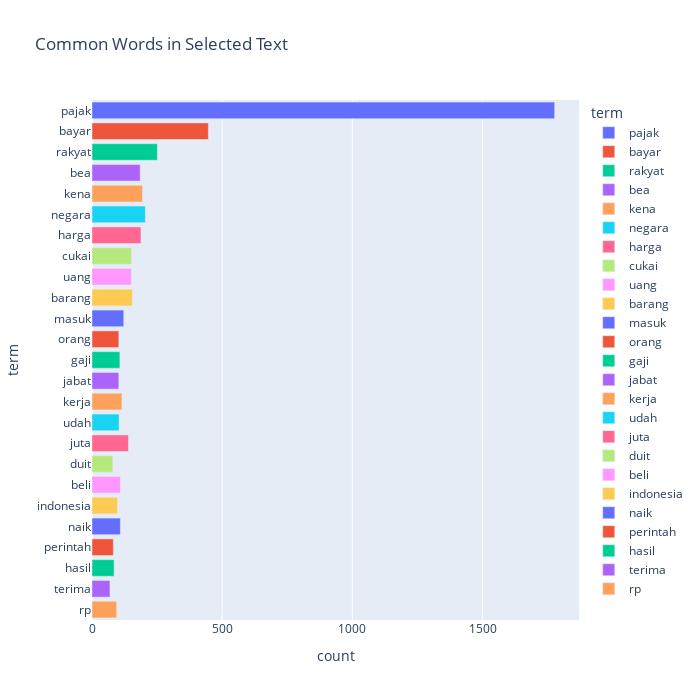

Notebook source saved alongside this figure:
### Markdown cell above
### Visualization

### Code cell
fig = px.bar(ranking.head(25), x="count", y="term", title='Common Words in Selected Text', orientation='h',  width=700, height=700, color='term')
fig.show()

### Figure 1 — Plotly figure (JSON) as saved in the notebook; plotly's stock layout.template omitted (floating-point values rounded to 4 significant figures)
{"data": [{"alignmentgroup": "True", "hovertemplate": "term=%{y}<br>count=%{x}<extra></extra>", "legendgroup": "pajak", "marker": {"color": "#636efa", "pattern": {"shape": ""}}, "name": "pajak", "offsetgroup": "pajak", "orientation": "h", "showlegend": true, "textposition": "auto", "type": "bar", "x": [1777], "xaxis": "x", "y": ["pajak"], "yaxis": "y"}, {"alignmentgroup": "True", "hovertemplate": "term=%{y}<br>count=%{x}<extra></extra>", "legendgroup": "bayar", "marker": {"color": "#EF553B", "pattern": {"shape": ""}}, "name": "bayar", "offsetgroup": "bayar", "orientation": "h", "showlegend": true, "textposition": "auto", "type": "bar", "x": [447], "xaxis": "x", "y": ["bayar"], "yaxis": "y"}, {"alignmentgroup": "True", "hovertemplate": "term=%{y}<br>count=%{x}<extra></extra>", "legendgroup": "rakyat", "marker": {"color": "#00cc96", "pattern": {"shape": ""}}, "name": "rakyat", "offsetgroup": "rakyat", "orientation": "h", "showlegend": true, "textposition": "auto", "type": "bar", "x": [251], "xaxis": "x", "y": ["rakyat"], "yaxis": "y"}, {"alignmentgroup": "True", "hovertemplate": "term=%{y}<br>count=%{x}<extra></extra>", "legendgroup": "bea", "marker": {"color": "#ab63fa", "pattern": {"shape": ""}}, "name": "bea", "offsetgroup": "bea", "orientation": "h", "showlegend": true, "textposition": "auto", "type": "bar", "x": [185], "xaxis": "x", "y": ["bea"], "yaxis": "y"}, {"alignmentgroup": "True", "hovertemplate": "term=%{y}<br>count=%{x}<extra></extra>", "legendgroup": "kena", "marker": {"color": "#FFA15A", "pattern": {"shape": ""}}, "name": "kena", "offsetgroup": "kena", "orientation": "h", "showlegend": true, "textposition": "auto", "type": "bar", "x": [194], "xaxis": "x", "y": ["kena"], "yaxis": "y"}, {"alignmentgroup": "True", "hovertemplate": "term=%{y}<br>count=%{x}<extra></extra>", "legendgroup": "negara", "marker": {"color": "#19d3f3", "pattern": {"shape": ""}}, "name": "negara", "offsetgroup": "negara", "orientation": "h", "showlegend": true, "textposition": "auto", "type": "bar", "x": [205], "xaxis": "x", "y": ["negara"], "yaxis": "y"}, {"alignmentgroup": "True", "hovertemplate": "term=%{y}<br>count=%{x}<extra></extra>", "legendgroup": "harga", "marker": {"color": "#FF6692", "pattern": {"shape": ""}}, "name": "harga", "offsetgroup": "harga", "orientation": "h", "showlegend": true, "textposition": "auto", "type": "bar", "x": [188], "xaxis": "x", "y": ["harga"], "yaxis": "y"}, {"alignmentgroup": "True", "hovertemplate": "term=%{y}<br>count=%{x}<extra></extra>", "legendgroup": "cukai", "marker": {"color": "#B6E880", "pattern": {"shape": ""}}, "name": "cukai", "offsetgroup": "cukai", "orientation": "h", "showlegend": true, "textposition": "auto", "type": "bar", "x": [152], "xaxis": "x", "y": ["cukai"], "yaxis": "y"}, {"alignmentgroup": "True", "hovertemplate": "term=%{y}<br>count=%{x}<extra></extra>", "legendgroup": "uang", "marker": {"color": "#FF97FF", "pattern": {"shape": ""}}, "name": "uang", "offsetgroup": "uang", "orientation": "h", "showlegend": true, "textposition": "auto", "type": "bar", "x": [151], "xaxis": "x", "y": ["uang"], "yaxis": "y"}, {"alignmentgroup": "True", "hovertemplate": "term=%{y}<br>count=%{x}<extra></extra>", "legendgroup": "barang", "marker": {"color": "#FECB52", "pattern": {"shape": ""}}, "name": "barang", "offsetgroup": "barang", "orientation": "h", "showlegend": true, "textposition": "auto", "type": "bar", "x": [155], "xaxis": "x", "y": ["barang"], "yaxis": "y"}, {"alignmentgroup": "True", "hovertemplate": "term=%{y}<br>count=%{x}<extra></extra>", "legendgroup": "masuk", "marker": {"color": "#636efa", "pattern": {"shape": ""}}, "name": "masuk", "offsetgroup": "masuk", "orientation": "h", "showlegend": true, "textposition": "auto", "type": "bar", "x": [122], "xaxis": "x", "y": ["masuk"], "yaxis": "y"}, {"alignmentgroup": "True", "hovertemplate": "term=%{y}<br>count=%{x}<extra></extra>", "legendgroup": "orang", "marker": {"color": "#EF553B", "pattern": {"shape": ""}}, "name": "orang", "offsetgroup": "orang", "orientation": "h", "showlegend": true, "textposition": "auto", "type": "bar", "x": [103], "xaxis": "x", "y": ["orang"], "yaxis": "y"}, {"alignmentgroup": "True", "hovertemplate": "term=%{y}<br>count=%{x}<extra></extra>", "legendgroup": "gaji", "marker": {"color": "#00cc96", "pattern": {"shape": ""}}, "name": "gaji", "offsetgroup": "gaji", "orientation": "h", "showlegend": true, "textposition": "auto", "type": "bar", "x": [107], "xaxis": "x", "y": ["gaji"], "yaxis": "y"}, {"alignmentgroup": "True", "hovertemplate": "term=%{y}<br>count=%{x}<extra></extra>", "legendgroup": "jabat", "marker": {"color": "#ab63fa", "pattern": {"shape": ""}}, "name": "jabat", "offsetgroup": "jabat", "orientation": "h", "showlegend": true, "textposition": "auto", "type": "bar", "x": [103], "xaxis": "x", "y": ["jabat"], "yaxis": "y"}, {"alignmentgroup": "True", "hovertemplate": "term=%{y}<br>count=%{x}<extra></extra>", "legendgroup": "kerja", "marker": {"color": "#FFA15A", "pattern": {"shape": ""}}, "name": "kerja", "offsetgroup": "kerja", "orientation": "h", "showlegend": true, "textposition": "auto", "type": "bar", "x": [115], "xaxis": "x", "y": ["kerja"], "yaxis": "y"}, {"alignmentgroup": "True", "hovertemplate": "term=%{y}<br>count=%{x}<extra></extra>", "legendgroup": "udah", "marker": {"color": "#19d3f3", "pattern": {"shape": ""}}, "name": "udah", "offsetgroup": "udah", "orientation": "h", "showlegend": true, "textposition": "auto", "type": "bar", "x": [104], "xaxis": "x", "y": ["udah"], "yaxis": "y"}, {"alignmentgroup": "True", "hovertemplate": "term=%{y}<br>count=%{x}<extra></extra>", "legendgroup": "juta", "marker": {"color": "#FF6692", "pattern": {"shape": ""}}, "name": "juta", "offsetgroup": "juta", "orientation": "h", "showlegend": true, "textposition": "auto", "type": "bar", "x": [140], "xaxis": "x", "y": ["juta"], "yaxis": "y"}, {"alignmentgroup": "True", "hovertemplate": "term=%{y}<br>count=%{x}<extra></extra>", "legendgroup": "duit", "marker": {"color": "#B6E880", "pattern": {"shape": ""}}, "name": "duit", "offsetgroup": "duit", "orientation": "h", "showlegend": true, "textposition": "auto", "type": "bar", "x": [80], "xaxis": "x", "y": ["duit"], "yaxis": "y"}, {"alignmentgroup": "True", "hovertemplate": "term=%{y}<br>count=%{x}<extra></extra>", "legendgroup": "beli", "marker": {"color": "#FF97FF", "pattern": {"shape": ""}}, "name": "beli", "offsetgroup": "beli", "orientation": "h", "showlegend": true, "textposition": "auto", "type": "bar", "x": [109], "xaxis": "x", "y": ["beli"], "yaxis": "y"}, {"alignmentgroup": "True", "hovertemplate": "term=%{y}<br>count=%{x}<extra></extra>", "legendgroup": "indonesia", "marker": {"color": "#FECB52", "pattern": {"shape": ""}}, "name": "indonesia", "offsetgroup": "indonesia", "orientation": "h", "showlegend": true, "textposition": "auto", "type": "bar", "x": [98], "xaxis": "x", "y": ["indonesia"], "yaxis": "y"}, {"alignmentgroup": "True", "hovertemplate": "term=%{y}<br>count=%{x}<extra></extra>", "legendgroup": "naik", "marker": {"color": "#636efa", "pattern": {"shape": ""}}, "name": "naik", "offsetgroup": "naik", "orientation": "h", "showlegend": true, "textposition": "auto", "type": "bar", "x": [109], "xaxis": "x", "y": ["naik"], "yaxis": "y"}, {"alignmentgroup": "True", "hovertemplate": "term=%{y}<br>count=%{x}<extra></extra>", "legendgroup": "perintah", "marker": {"color": "#EF553B", "pattern": {"shape": ""}}, "name": "perintah", "offsetgroup": "perintah", "orientation": "h", "showlegend": true, "textposition": "auto", "type": "bar", "x": [82], "xaxis": "x", "y": ["perintah"], "yaxis": "y"}, {"alignmentgroup": "True", "hovertemplate": "term=%{y}<br>count=%{x}<extra></extra>", "legendgroup": "hasil", "marker": {"color": "#00cc96", "pattern": {"shape": ""}}, "name": "hasil", "offsetgroup": "hasil", "orientation": "h", "showlegend": true, "textposition": "auto", "type": "bar", "x": [85], "xaxis": "x", "y": ["hasil"], "yaxis": "y"}, {"alignmentgroup": "True", "hovertemplate": "term=%{y}<br>count=%{x}<extra></extra>", "legendgroup": "terima", "marker": {"color": "#ab63fa", "pattern": {"shape": ""}}, "name": "terima", "offsetgroup": "terima", "orientation": "h", "showlegend": true, "textposition": "auto", "type": "bar", "x": [69], "xaxis": "x", "y": ["terima"], "yaxis": "y"}, {"alignmentgroup": "True", "hovertemplate": "term=%{y}<br>count=%{x}<extra></extra>", "legendgroup": "rp", "marker": {"color": "#FFA15A", "pattern": {"shape": ""}}, "name": "rp", "offsetgroup": "rp", "orientation": "h", "showlegend": true, "textposition": "auto", "type": "bar", "x": [95], "xaxis": "x", "y": ["rp"], "yaxis": "y"}], "layout": {"barmode": "relative", "height": 700, "legend": {"title": {"text": "term"}, "tracegroupgap": 0}, "title": {"text": "Common Words in Selected Text"}, "width": 700, "xaxis": {"anchor": "y", "domain": [0, 1], "title": {"text": "count"}}, "yaxis": {"anchor": "x", "categoryarray": ["rp", "terima", "hasil", "perintah", "naik", "indonesia", "beli", "duit", "juta", "udah", "kerja", "jabat", "gaji", "orang", "masuk", "barang", "uang", "cukai", "harga", "negara", "kena", "bea", "rakyat", "bayar", "pajak"], "categoryorder": "array", "domain": [0, 1], "title": {"text": "term"}}}}
